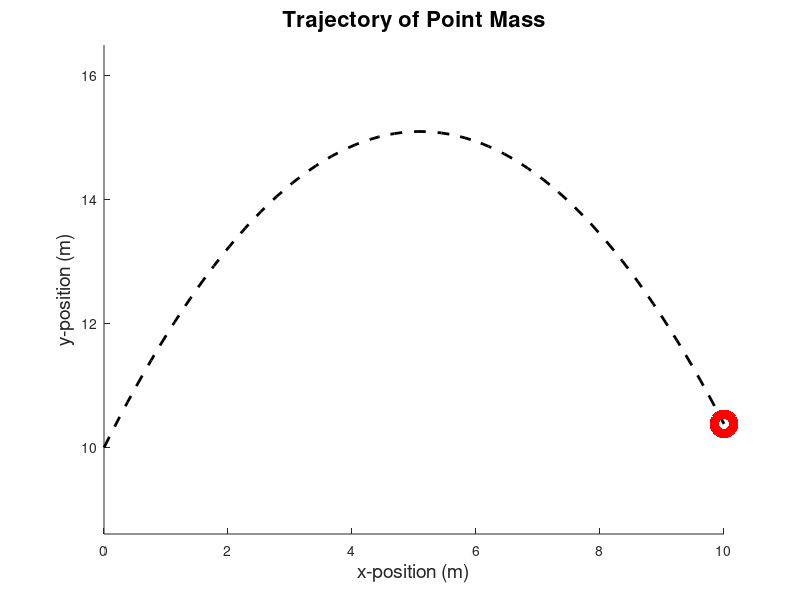
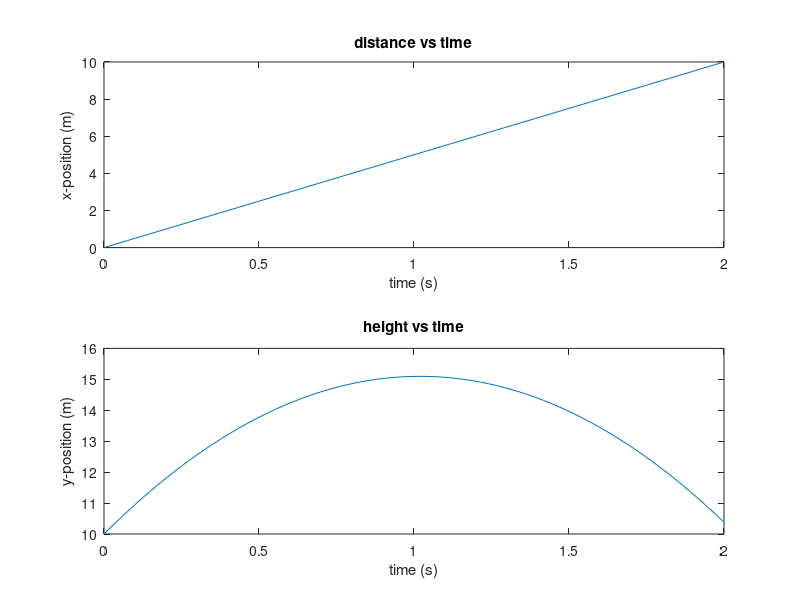

MATLAB code to generate these figures, in order:
function MAIN_1_projectileMotion()
%
% MAIN  --  Projectile motion using ode45
%
% 2D point mass in constant gravity field:
% Basic simulation in Matlab using ode45 with 2 D.O.F
%

% initialize values
x0 = 0; y0 = 10; % initial x & y position of particle [m]
vx0 = 5; vy0 = 10; % initial x & y velocities of particle [m/s]
z0= [x0,y0,vx0,vy0]'; % Pack ICs into z0 and make it a column vector
t = linspace(0,2,80); % times to look at solution [sec] (0 is initial
% time, 2 is final time, with 100 evenly spaced
% points)

% Parameters are stored in 'p' structure for easy bookkeeping
p.m = 1; % set point mass to be 1 [kg]
p.g = 9.81; % set acceleration due to gravity [m/s^2]

% ODESET sets preferences for ODE solvers like ODE45
% here we tell ode45 how much error we tolerate in the solution
options = odeset('abstol', 1e-6,'reltol',1e-6);

% The next line numerically solves the ODEs that are in massInGravityField
[~,z] = ode45(@massInGravityField,t, z0,options,p);

% Pull out x and y comps of position at different times
x = z(:,1);
y = z(:,2);

% Plot the trajectory (x vs y)
figure(1); clf;
hold on; % Retain current plot when performing following commands
axis equal; % Use the same length for the data units along each axis
plot(x,y,'k--','linewidth',2)
xlabel('x-position (m)','fontsize',14)
ylabel('y-position (m)','fontsize',14)
title('Trajectory of Point Mass','fontsize',16)

% Animation
for i=1: length(t);
    if i==1
        % Create a marker for the projectile and plot it on the figure
        circleHandle = plot(x(), y(i),...   
            'ro','markersize',14,'linewidth',6);
    else
        % Now that marker is created, just move it on each new frame 
        set(circleHandle,'xData',x(i),'yData',y(i));
    end
    pause(.05);    %Pause between frames to make animation visible
    drawnow;   % Force matlab to draw the figure
end

% Plot the solution against time:
figure(2); clf;

subplot(2,1,1);
plot(t,x)
xlabel('time (s)')
ylabel('x-position (m)')
title('distance vs time')

subplot(2,1,2);
plot(t,y)
xlabel('time (s)')
ylabel('y-position (m)')
title('height vs time')


end

%~~~~~~~~~~~~~~~~~~~~~~~~~~~~~~~~~~~~~~~~~~~~~~~~~~~~~~~~~~~~~~~~~~~~~~~~~%
%~~~~~~~~~~~~~~~~~~~~~~~~~~~~~~~~~~~~~~~~~~~~~~~~~~~~~~~~~~~~~~~~~~~~~~~~~%

function dz = massInGravityField(t,z,p)
%
% Computes the dynamics a particle in a constant gravitational field
%
% INPUTS:
%   t = current time
%   z = [x;y;dx;dy] = state vector
%   p = structure containing parameters
%
% OUTPUTS:
%   dz = [dx;dy;ddx;ddy] = time-derivative of the state vector
%

% unpack parameters
m = p.m; % particle mass [kg]
g = p.g; % acceleration due to gravity [m/s^2]

x=z(1); y= z(2); dx = z(3);  dy = z(4);  % unpack z into readable names

% x and y components of force on particle
Fx = 0; % no horizontal force component
Fy = -m*g; % vertical force component from gravity

% compute x and y components of acceleration using Newton's 2nd (a=F/m)
ddx = Fx/m; % x acceleration component
ddy = Fy/m; % y acceleration component

% The rates of change of all variables in z
dz = [dx,dy,ddx,ddy]';
end